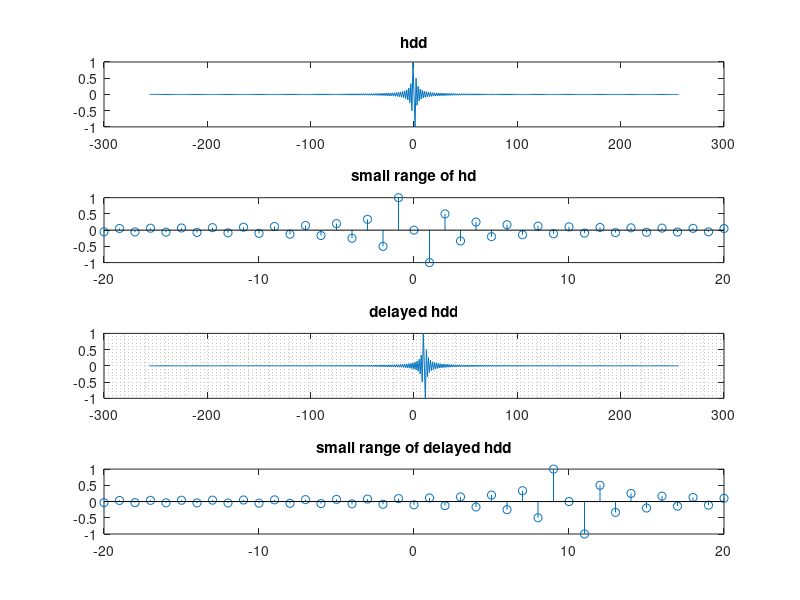

Reproduce this figure in MATLAB.
% time shift delay
clc

l=256;
n=[-l:l];

% preallocate space for better efficiency
hd=zeros(1,length(n));

for i=1:length(n)
    if (n(i)==0)
        hd(i)=0;
    else
        hd(i)=((-1)^n(i))/n(i);
    end        
end

% let us assume delay d is
d=10;

% then new n after delay d is
nd=n-d;

% h descrete after delay; preallocate space for better efficiency
hdd=zeros(1,length(nd));
for i=1:length(nd)
    if (nd(i)==0)
        hdd(i)=0;
    else
        hdd(i)=((-1)^nd(i))/nd(i);
    end        
end

% negative offset
negoff=l+1;

% to see the symmetry 
% plot only smaller range r
% but to see symmetry plot twice of d both side of 0
r=(-2*d+negoff:2*d+negoff);

figure(2)
clf

subplot(411)
plot(n,hd);
title('hdd')

subplot(412)
stem(n(r),hd(r));
title('small range of hd')

subplot(413)
plot(n,hdd);
grid minor
title('delayed hdd')

subplot(414)
stem(n(r),hdd(r));
title('small range of delayed hdd')

return
